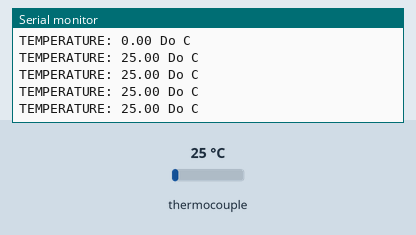
Simulated run of this sketch. Board: Arduino Uno, built with avr-gcc and run on an emulated ATmega328P. On the bench: the last lines printed to the serial monitor. Wiring (inferred from the names in the program): MAX6675 thermocouple converter: CS pin 9; MISO pin 8; SCK pin 10. The inputs (shaded band) are chosen by the test bench; at power-on: thermocouple 25 °C.

Above: at 1.4 s.
1.5 s: thermocouple set to 6 °C
At 1.72 s:
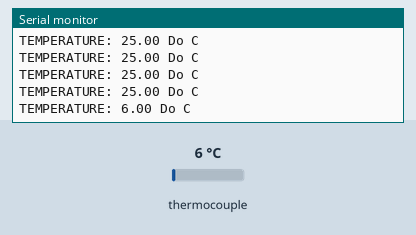
3.0 s: thermocouple set to 75 °C
At 3.23 s:
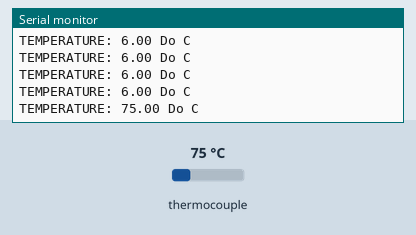
Timing chart, 0 to 6.0 s (numbered marks = the images above; inputs shaded):
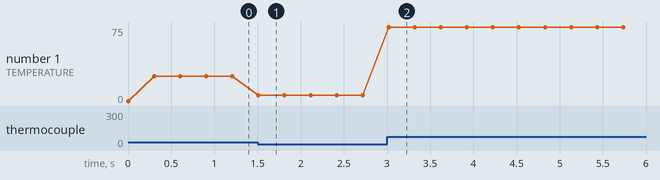

The sketch:

MAX6675.ino
```cpp
/*    Max6675 Module  ==>   Arduino
 *    CS              ==>     D9
 *    SO              ==>     D8
 *    SCK             ==>     D10
 *    Vcc             ==>     Vcc (5v)
 *    Gnd             ==>     Gnd      */


#include <SPI.h>

#define MAX6675_CS   9
#define MAX6675_SO   8
#define MAX6675_SCK  10

void setup() {
 Serial.begin(9600);
}

void loop() {
  float temperature_read = readThermocouple();

  Serial.print("TEMPERATURE: ");
  Serial.print(temperature_read);
  Serial.println(" Do C");
  delay(300);
}

double readThermocouple() {

  uint16_t v;
  pinMode(MAX6675_CS, OUTPUT);
  pinMode(MAX6675_SO, INPUT);
  pinMode(MAX6675_SCK, OUTPUT);

  digitalWrite(MAX6675_CS, LOW);
  delay(1);

  // Read in 16 bits,
  //  15    = 0 always
  //  14..2 = 0.25 degree counts MSB First
  //  2     = 1 if thermocouple is open circuit
  //  1..0  = uninteresting status

  v = shiftIn(MAX6675_SO, MAX6675_SCK, MSBFIRST);
  v <<= 8;
  v |= shiftIn(MAX6675_SO, MAX6675_SCK, MSBFIRST);

  digitalWrite(MAX6675_CS, HIGH);
  if (v & 0x4)
  {
    // Bit 2 indicates if the thermocouple is disconnected
    return NAN;
  }
  // The lower three bits (0,1,2) are discarded status bits
  v >>= 3;
  // The remaining bits are the number of 0.25 degree (C) counts
  return v*0.25;
}
```

Measured:
- after the input at 1.5 s, the serial monitor: prints a new line at once (image 1)
- after the input at 3.0 s, the serial monitor: prints a new line at once (image 2)
- plotted number 1: 25 → 6 after the input at 1.5 s, 6 → 75 after the input at 3.0 s
